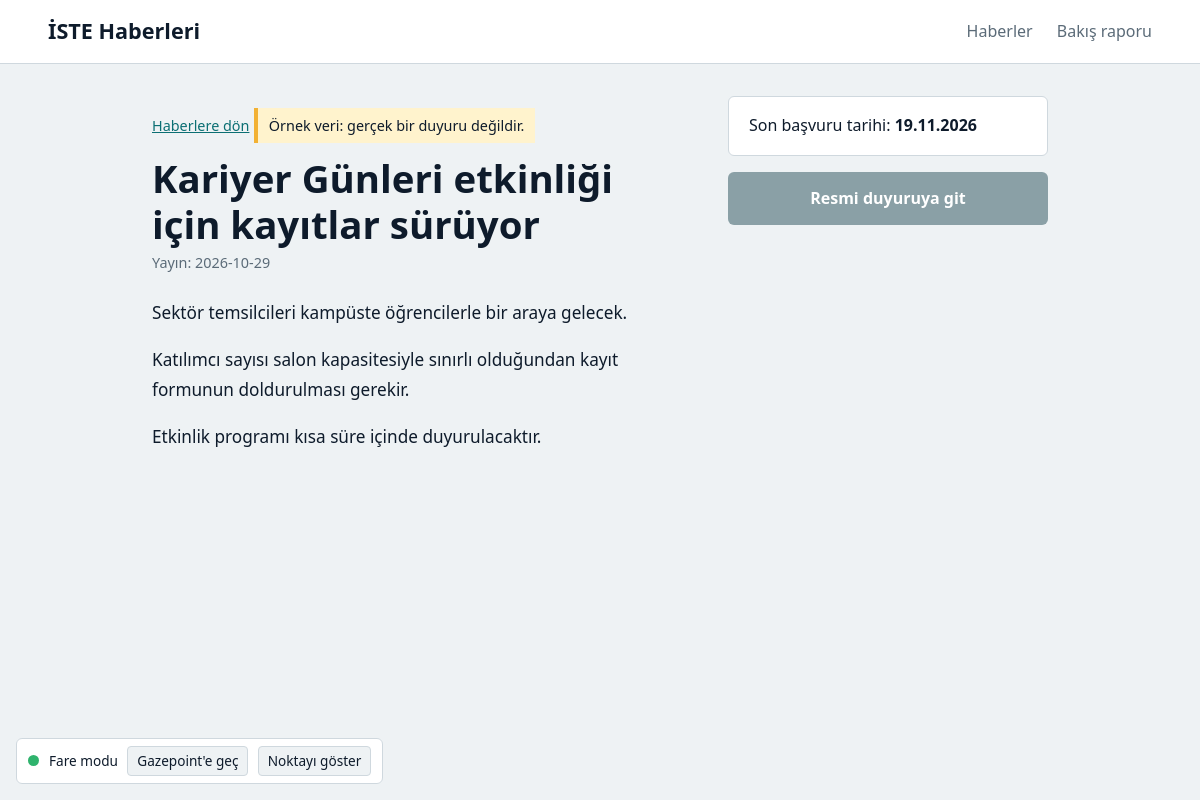
/haber/3, run on the app's committed database.
### tables this page shows
CREATE TABLE haberler (
            id           INTEGER PRIMARY KEY AUTOINCREMENT,
            baslik       TEXT NOT NULL,
            icerik       TEXT,
            url          TEXT UNIQUE,          -- aynı haber iki kez eklenmesin
            tarih        TEXT,                 -- yayın tarihi  (YYYY-MM-DD)
            son_tarih    TEXT,                 -- başvuru bitişi (YYYY-MM-DDTHH:MM:SS) veya NULL
            tarih_kaynak TEXT,                 -- 'otomatik' | 'elle' | 'demo'
            kategori     TEXT                  -- 'haber' | 'duyuru' | 'akademik'
        );

### app.py (the view)
@app.route("/haber/<int:haber_id>")
def haber_detay(haber_id):
    with db_baglan() as db:
        h = db.execute("SELECT * FROM haberler WHERE id = ?", (haber_id,)).fetchone()
    if h is None:
        abort(404)
    paragraflar = [p for p in (h["icerik"] or "").split("\n") if p.strip()]
    return render_template("haber.html", h=h, paragraflar=paragraflar)

### app.py (called while the page is built)
@app.before_request
def oturum_hazirla():
    if request.endpoint == "static":
        return
    if "oturum" not in session:
        session["oturum"] = uuid.uuid4().hex                      # anonim kimlik
        session["varyant"] = random.choice(["kitlik", "kontrol"])  # rastgele grup
    secilen = request.args.get("v")
    if secilen in ("kitlik", "kontrol"):
        session["varyant"] = secilen

@app.context_processor
def sablon_degiskenleri():
    return {"varyant": session.get("varyant", "kitlik")}

@app.template_filter("tr_tarih")
def tr_tarih(iso):
    if not iso:
        return ""
    return datetime.fromisoformat(iso).strftime("%d.%m.%Y")

### db.py (called while the page is built)
@contextmanager
def db_baglan():
    baglanti = sqlite3.connect(DB_YOLU)
    baglanti.row_factory = sqlite3.Row      # sütunlara isimle erişmek için: satir["baslik"]
    try:
        yield baglanti
        baglanti.commit()
    finally:
        baglanti.close()

### templates/haber.html (shortened to what this page needs)
{% extends "base.html" %}
{% block haber_id %}{{ h['id'] }}{% endblock %}
{% block icerik %}
<div class="detay">
  <article class="metin">
    <a class="geri" href="{{ url_for('anasayfa') }}">Haberlere dön</a>
    {% if h['tarih_kaynak'] == 'demo' %}
      <p class="etiket-ornek">Örnek veri: gerçek bir duyuru değildir.</p>
    {% endif %}
    <h1 data-aoi="baslik">{{ h['baslik'] }}</h1>
    <p class="yayin">Yayın: {{ h['tarih'] }}</p>
    <div class="govde" data-aoi="icerik">
      {% for p in paragraflar %}<p>{{ p }}</p>{% endfor %}
    </div>
  </article>
  {% if h['son_tarih'] %}
  <aside class="yan">
    {% if varyant == 'kitlik' %}
      <div class="geri-sayim" data-aoi="geri-sayim" data-bitis="{{ h['son_tarih'] }}+03:00">
        <p class="sayac-etiket">Başvurunun bitmesine</p>
        <div class="sayac" aria-live="off"></div>
        <p class="sayac-not">
          Son gün: {{ h['son_tarih'] | tr_tarih }}
          {% if h['tarih_kaynak'] == 'otomatik' %}<br>Tarih haber metninden otomatik bulundu; resmi duyuruyu kontrol et.{% endif %}
        </p>
      </div>
    {% else %}
      <div class="tarih-sade" data-aoi="tarih-bilgisi">
        <p>Son başvuru tarihi: <strong>{{ h['son_tarih'] | tr_tarih }}</strong></p>
      </div>
    {% endif %}
    <a class="buton" data-aoi="basvuru-butonu" data-haber-id="{{ h['id'] }}"
       {% if h['url'] and h['url'].startswith('http') %}href="{{ h['url'] }}" target="_blank" rel="noopener"
       {% else %}href="#" aria-disabled="true"{% endif %}>
      Resmi duyuruya git
    </a>
  </aside>
  {% endif %}
</div>
{% endblock %}

### static/style.css (style rules this page uses)
:root { --zemin: #eef2f4; --kagit: #ffffff; --murekkep: #0e1b2b; --soluk: #5b6b78; --cizgi: #cfd8de; --deniz: #0b6f73; --pano: #0e1b2b; --kehribar: #f2b134; --kirmizi: #ff5a4e; --sakin: #7fd1c7; --baslik-font: "Bahnschrift", "DIN Alternate", "Arial Narrow", system-ui, sans-serif; --metin-font: "Segoe UI", system-ui, -apple-system, sans-serif; }
* { box-sizing: border-box; }
body { margin: 0; background: var(--zemin); color: var(--murekkep); font-family: var(--metin-font); line-height: 1.6; }
a { color: var(--deniz); }
h1, h2 { font-family: var(--baslik-font); line-height: 1.2; }
.detay { display: grid; grid-template-columns: minmax(0, 1fr) 20rem; gap: 2.5rem; align-items: start; }
.geri { font-size: .9rem; }
.metin h1 { font-size: clamp(1.7rem, 3.2vw, 2.4rem); margin: .75rem 0 .25rem; }
.yayin { color: var(--soluk); margin: 0 0 1.5rem; font-size: .9rem; }
.govde { max-width: 38rem; font-size: 1.075rem; line-height: 1.75; }
.etiket-ornek { display: inline-block; background: #fff3cd; border-left: 4px solid var(--kehribar); padding: .35rem .7rem; font-size: .9rem; margin: .75rem 0 0; }
.yan { position: sticky; top: 1.5rem; display: grid; gap: 1rem; }
.tarih-sade { background: var(--kagit); border: 1px solid var(--cizgi); border-radius: 6px; padding: 1rem 1.25rem; }
.tarih-sade p { margin: 0; }
.buton { display: block; text-align: center; text-decoration: none; background: var(--deniz); color: #fff; padding: .85rem 1rem; border-radius: 6px; font-weight: 600; }
.buton[aria-disabled="true"] { background: #8aa0a6; cursor: not-allowed; }

### data on the page
haberler: baslik "Kariyer Günleri etkinliği için kayıtlar sürüyor", tarih "2026-10-29", son_tarih|tr_tarih "19.11.2026"

### other printed values
{{ p }} "Sektör temsilcileri kampüste öğrencilerle bir araya gelecek." "Katılımcı sayısı salon kapasitesiyle sınırlı olduğundan kayıt formunun doldurulması gerekir." "Etkinlik programı kısa süre içinde duyurulacaktır."
